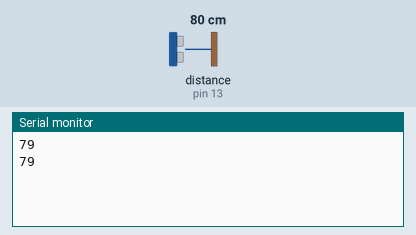
This sketch was run on a simulated Arduino Uno, built with avr-gcc and run on an emulated ATmega328P. Shown: the last lines printed to the serial monitor. Wiring (inferred from the names in the program): ultrasonic range finder: trigger pin 10; echo pin 13. The test bench sets the inputs (shaded band); at power-on: distance to the obstacle (sensor on pin 13) 80 cm. The echo pulse lasts 58.3 µs per cm.

Above: at 1.8 s.
1.9 s: distance to the obstacle (sensor on pin 13) set to 2 cm
At 2.4 s:
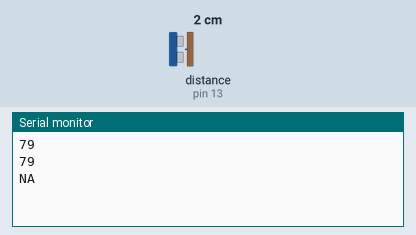
4.0 s: distance to the obstacle (sensor on pin 13) set to 4 cm
At 4.8 s:
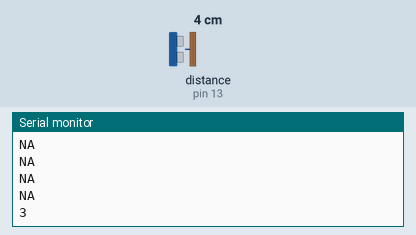

The sketch:

UltrasoundArduinoCode.ino
```cpp
// Arduino Code for Touch-Free Remote-Controlled Object Detection
// For the Ultrasound Arduino
// CS5041 P3 Special Project
// Author = Joseph Manfredi Cameron

#define trigPin 10
#define echoPin 13

// Time spent for ultrasound signal to be sent and received
float duration;
// Calculated distance to object
int distance;

// ------------------------------------------------

void setup() {
  // Setup serial communication
  Serial.begin(9600);
  // Setup pins for the ultrasound sensor
  pinMode(trigPin, OUTPUT);
  pinMode(echoPin, INPUT);
}

// ------------------------------------------------

void loop() {

  // Send an initial ultrasound pulse
  digitalWrite(trigPin, LOW);
  delayMicroseconds(2);
  digitalWrite(trigPin, HIGH);
  delayMicroseconds(10);
  digitalWrite(trigPin, LOW);

  // Measure the duration of the pulse
  duration = pulseIn(echoPin, HIGH);

  // Calculate the distance based on speed of sound in air
  distance = (int) ((duration/2)*0.0343);

  // Ultrasound sensor only measures from 2cm to 400cm
  // So, eliminate all other readings
  if ((distance <= 2) || (distance >= 400)) {
    // Send a default message if there are no readings
    Serial.println("NA");
  } else {
    // Send the measured distance over serial
    Serial.println(distance);
    // Delay to get smoother readings
    delay(500);
  }

  // Another delay to get even smoother readings
  delay(500);

}
```

Measured:
- after the input at 1.9 s, the serial monitor: prints a new line after 0.11 s (image 1)
- after the input at 4.0 s, the serial monitor: prints a new line at once (image 2)
